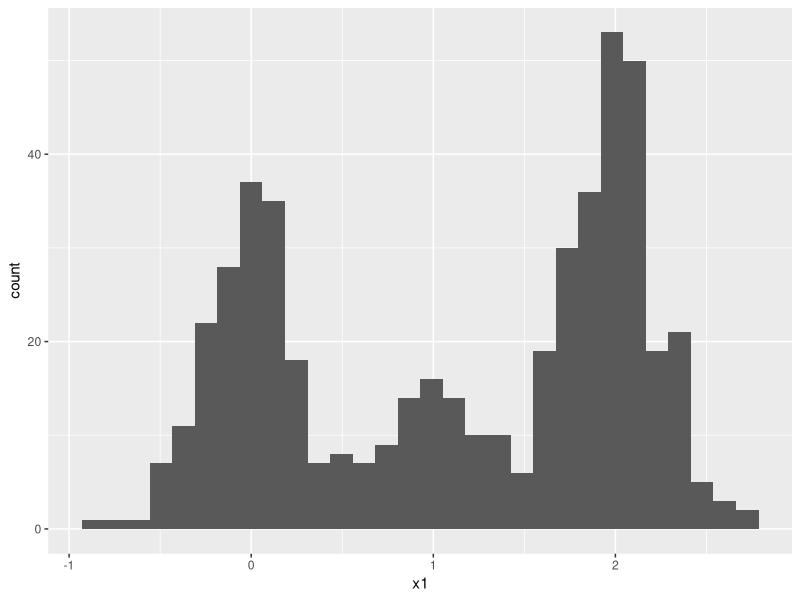
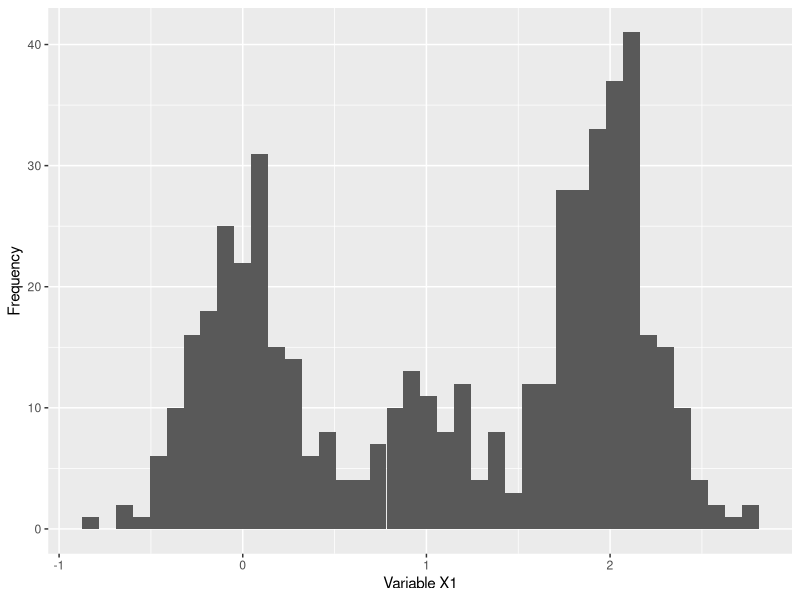
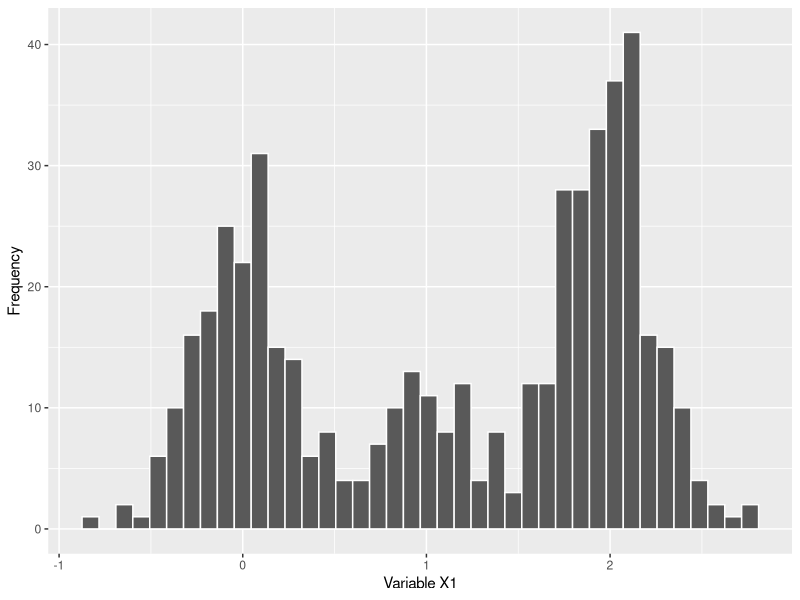
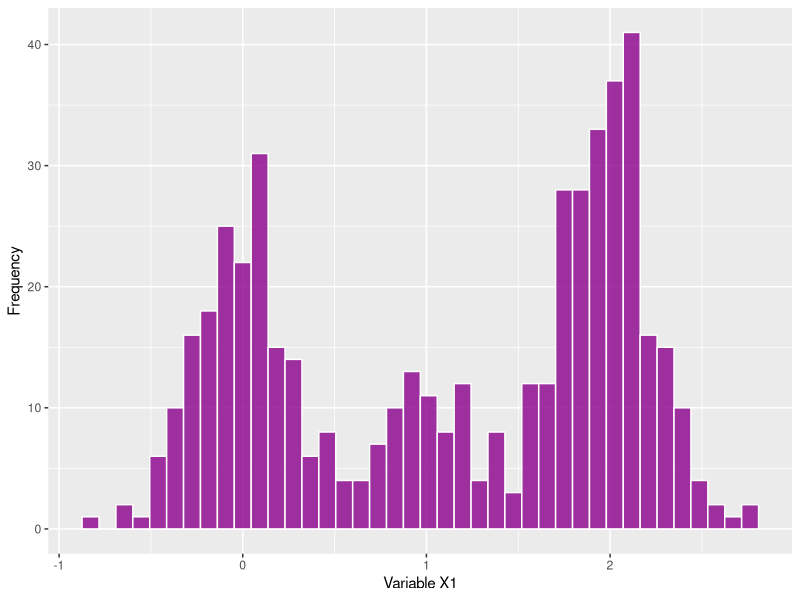
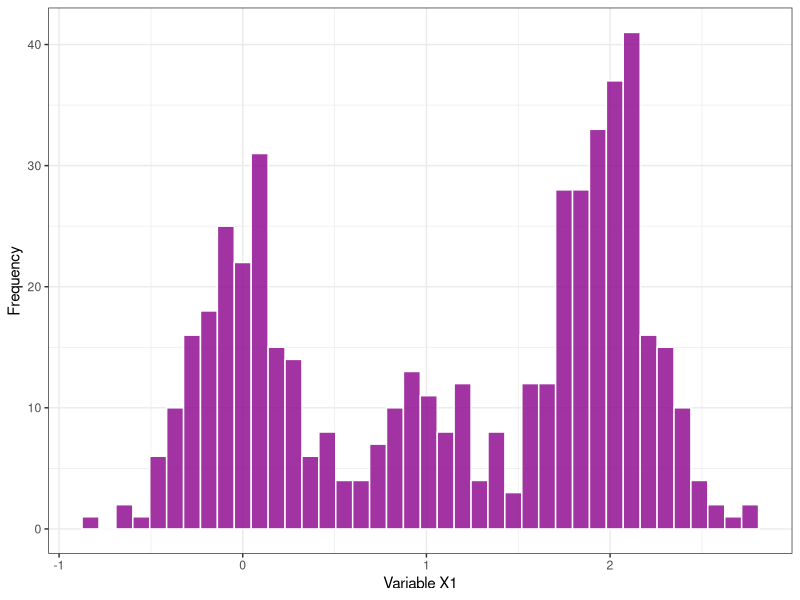
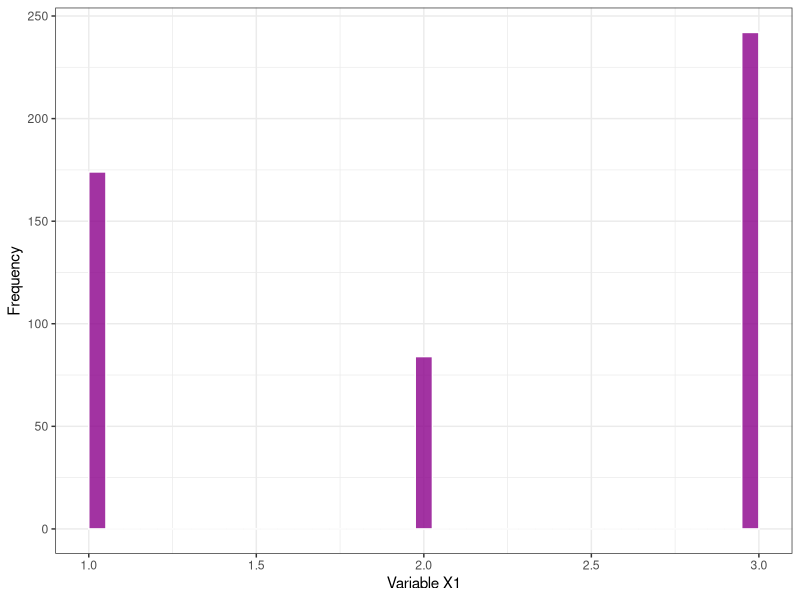
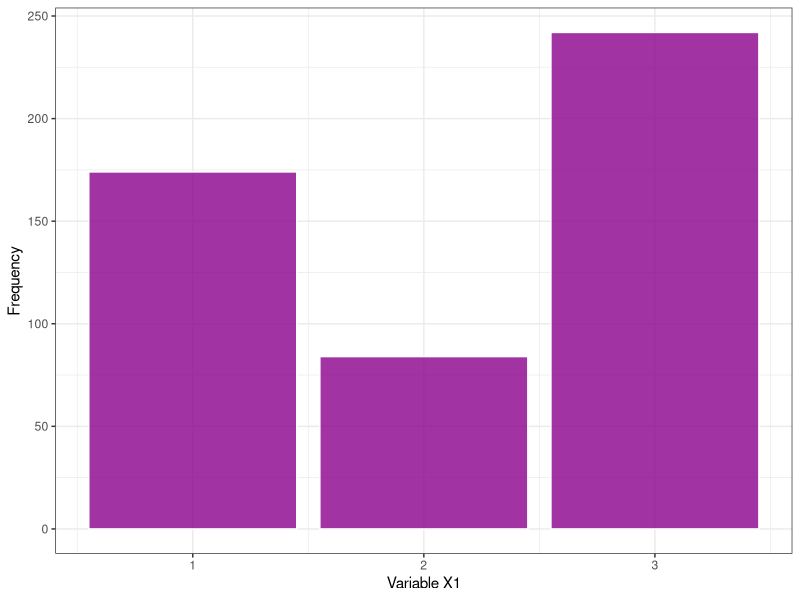
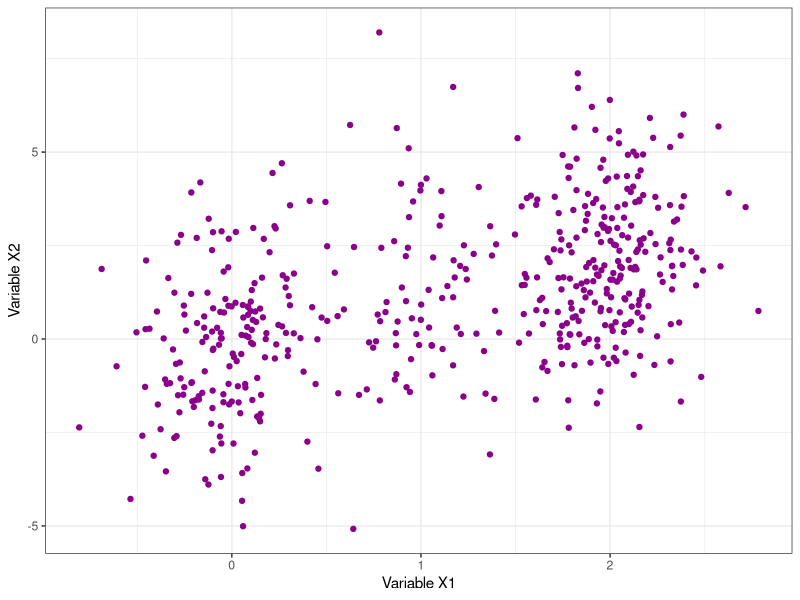

Recreate these plots in R, in order.
## ---- chunk 1
knitr::opts_chunk$set(echo = TRUE, 
                      cache = FALSE,
                      fig.align = "center",
                      fig.width = 5,
                      fig.height = 4)
## ---- chunk 2
## Title  : Lab1
## Author : Your name
## Date   : today's date
## ---- chunk 3
library("here")
## ---- chunk 4
library("data.table")
## ---- chunk 5
pop = fread(here("Lab1", "simdat.csv"))
## ---- chunk 6
# store rows and columns of the dataset
N = nrow(pop)
K = ncol(pop)
## ---- chunk 7
# sample size
n = 500

# sample n = 500 integers from {1,2,...,nrow(pop)} without replacement
# and where each integer has an equal probability to be sampled
which_samp = sample(1:nrow(pop), n, replace = FALSE)

# # have a look into the first few sampled integers
# head(which_samp)

# subset the dataset with these integers
samp = pop[which_samp, ]
## ---- chunk 8
library("ggplot2")
## ---- chunk 9
ggplot(samp, aes(x = x1)) + # specification of data
    geom_histogram()        # add histogram geometric object (geom)
## ---- chunk 10
ggplot(samp, aes(x = x1)) +
    geom_histogram(bins = 40) + # specify no. of bins
    labs(                       # add axis labels
        x = "Variable X1", 
        y = "Frequency"
    )
## ---- chunk 11
ggplot(samp, aes(x = x1)) +
    geom_histogram(
        bins = 40,     # number of bins
        col = "white"  # border color of bars
    ) +
    labs(
        x = "Variable X1", 
        y = "Frequency"
    )
## ---- chunk 12
ggplot(samp, aes(x = x1)) +
    geom_histogram(
        bins = 40, 
        col = "white", 
        fill = "darkmagenta",  # filling color of bars
        alpha = .8             # transparency of colors
    ) +
    labs(
        x = "Variable X1", 
        y = "Frequency"
    )
## ---- chunk 13
ggplot(samp, aes(x = x1)) +
    geom_histogram(
        bins = 40, 
        col = "white", 
        fill = "darkmagenta", 
        alpha = .8
    ) +
    labs(
        x = "Variable X1", 
        y = "Frequency"
    ) +
    theme_bw()      # black-white theme
## ---- chunk 14
ggplot(samp, aes(x = x3)) +
    geom_histogram(
        bins = 40, 
        col = "white", 
        fill = "darkmagenta", 
        alpha = .8
    ) +
    labs(
        x = "Variable X1", 
        y = "Frequency"
    ) +
    theme_bw()
## ---- chunk 15
ggplot(samp, aes(x = x3)) +
    geom_bar(                 # bar plot geom
        col = "white", 
        fill = "darkmagenta", 
        alpha = .8
    ) +
    labs(
        x = "Variable X1", 
        y = "Frequency"
    ) +
    theme_bw()
## ---- chunk 16
ggplot(samp, aes(x = x1, y = x2)) +
    geom_point(col = "darkmagenta") + # scatter plot
    labs(
        x = "Variable X1", 
        y = "Variable X2"
    ) +
    theme_bw()
## ---- chunk 17
ggplot(samp, aes(x = x1, y = x2)) +
    geom_point(col = "darkmagenta") +
    geom_vline(xintercept = mean(samp$x1)) + # vertical line
    geom_hline(yintercept = mean(samp$x2)) + # horizontal line
    labs(
        x = "Variable X1", 
        y = "Variable X2"
    ) +
    theme_bw()
## ---- chunk 18
# adding vertical and hoziontal lines first to push them into the background
ggplot(samp, aes(x = x1, y = x2)) +
    geom_vline(xintercept = mean(samp$x1), linetype = "dashed") + 
    geom_hline(yintercept = mean(samp$x2), linetype = "dashed") + 
    geom_point(col = "darkmagenta") +
    labs(
        x = "Variable X1", 
        y = "Variable X2"
    ) +
    theme_bw()
## ---- chunk 19
# add col specification in aes
ggplot(samp, aes(x = x1, y = x2, col = as.character(x3))) +
    geom_vline(xintercept = mean(samp$x1), linetype = "dashed") + 
    geom_hline(yintercept = mean(samp$x2), linetype = "dashed") + 
    geom_point() +
    labs(
        x = "Variable X1", 
        y = "Variable X2"
    ) +
    theme_bw()
## ---- chunk 20
ggplot(samp, aes(x = x1, y = as.character(x3))) +
    geom_point(col = "darkmagenta") +
    labs(x = "X1 (Continuous)", y = "X3 (Discrete)") +
    theme_bw()
## ---- chunk 21
ggplot(samp, aes(x = x1, y = as.character(x3))) +
    geom_jitter(col = "darkmagenta", alpha = .6) +   # jitter plot
    labs(x = "X1 (Continuous)", y = "X3 (Discrete)") +
    theme_bw()
## ---- chunk 22
ggplot(samp, aes(x = as.character(x3), y = x1)) +
    geom_boxplot(fill = "darkmagenta") + # box plot geom
    labs(
        x = "X3 (Discrete)", 
        y = "X1 (Continuous)"
    ) +
    theme_bw()
## ---- chunk 23
ggplot(samp, aes(x = as.character(x3), y = x1)) +
    geom_boxplot(
        fill = "darkmagenta", 
        size = .75,
        outlier.shape = NA    # don't show outliers
    ) +
    labs(
        x = "X3 (Discrete)", 
        y = "X1 (Continuous)"
    ) +
    coord_flip() +            # flip position of x- and y-axis
    theme_bw()
## ---- chunk 24
ggplot(samp, aes(x = as.character(x3), y = x1)) +
    geom_jitter(
        col = "grey50",
        alpha = .5,
        width = .25
    ) + 
    geom_boxplot(
        fill = "darkmagenta", 
        size = .75,
        alpha = .6,
        outlier.shape = NA
    ) +
    labs(
        x = "X3 (Discrete)", 
        y = "X1 (Continuous)"
    ) +
    coord_flip() + 
    theme_bw()
## ---- chunk 25
my_plot = ggplot(samp, aes(x = x1, y = x2, col = as.character(x3))) +
    geom_vline(xintercept = mean(samp$x1), linetype = "dashed") + 
    geom_hline(yintercept = mean(samp$x2), linetype = "dashed") + 
    geom_point() +
    labs(
        x = "Variable X1", 
        y = "Variable X2"
    ) +
    theme_bw()
## ---- chunk 26
print(my_plot)
## ---- chunk 27
pop_dist = ggplot(pop, aes(x = x1)) + 
    geom_histogram( 
        bins = 100, 
        col = "white", 
        alpha = .6) +  
    geom_vline(xintercept = mean(pop$x1)) + 
    labs(y = "Frequency", x = "") + 
    lims(x = c(-1.25, 3.25)) +                 # spec. axis limits
    ggtitle("Population Distribution of X1") + # add title
    theme_bw() 
## ---- chunk 28
# store the population mean
mu = mean(pop$x1)

# but also print its value
print(mu)
## ---- chunk 29
# number of times to sample
n_rep = 5000

# create empty vector to store results
m_res = numeric(length = n_rep)

# sample size (notice that the sample size is the same for each iteration)
samp_size = 20

# start loop to sample repeatedly
for (i in 1:n_rep) {
    
    # sample from population   
    s = pop[sample(1:N, samp_size, replace = F), x1]
    
    # store the mean
    m_res[i] = mean(s)
    
}

# plot the sampling distribution of the mean
# note: the ggplot function only accepts data.frames/data.tables as input
#       so we have to convert vector m_res into a data.table or data.frame
samp_dist = ggplot(data.table(means = m_res), aes(x = means)) + 
    geom_histogram( # histogram
        bins = 50, 
        col = "white",
        fill = "darkmagenta",
        alpha = .6
    ) + 
    geom_vline(xintercept = mu) + 
    labs(y = "Frequency", x = "") + 
    lims(x = c(-1.25, 3.25)) + 
    ggtitle("Sampling Distribution of Sample Mean (n = 20)") + 
    theme_bw() 

# show plot
print(samp_dist)
## ---- chunk 30
# combine plots in one column and align plotting region vertically
# note: notice that we have made sure that the limits of the x-axis
#       in both plots are exactly the same. Thus, by vertically 
#       aligning the plotting areas, we are in effect also aliging
#       the x-axis scales of both plots
cowplot::plot_grid(pop_dist, samp_dist, ncol = 1, align = "v")
